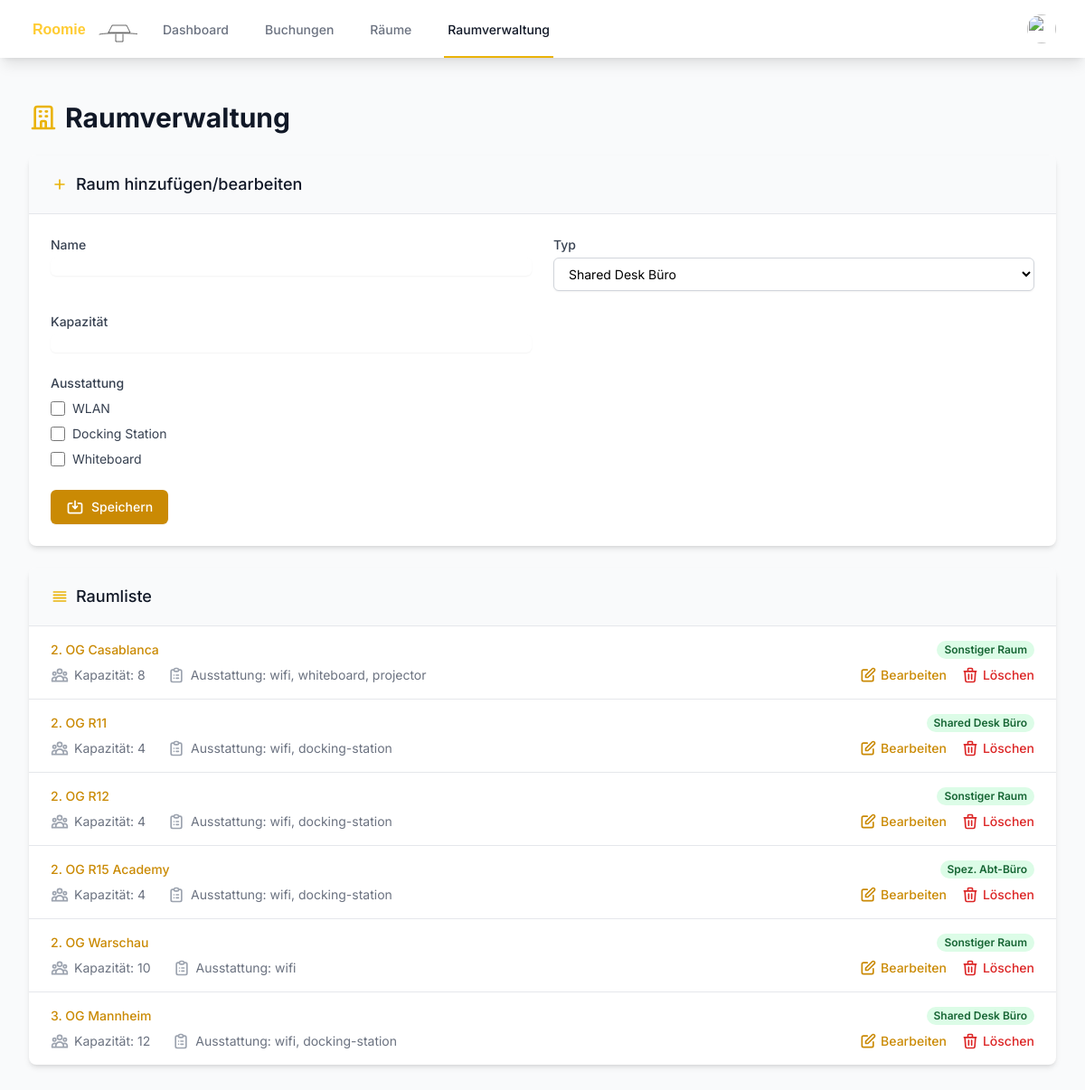
Before: /admin_rooms.php (signed in) with the older database file.
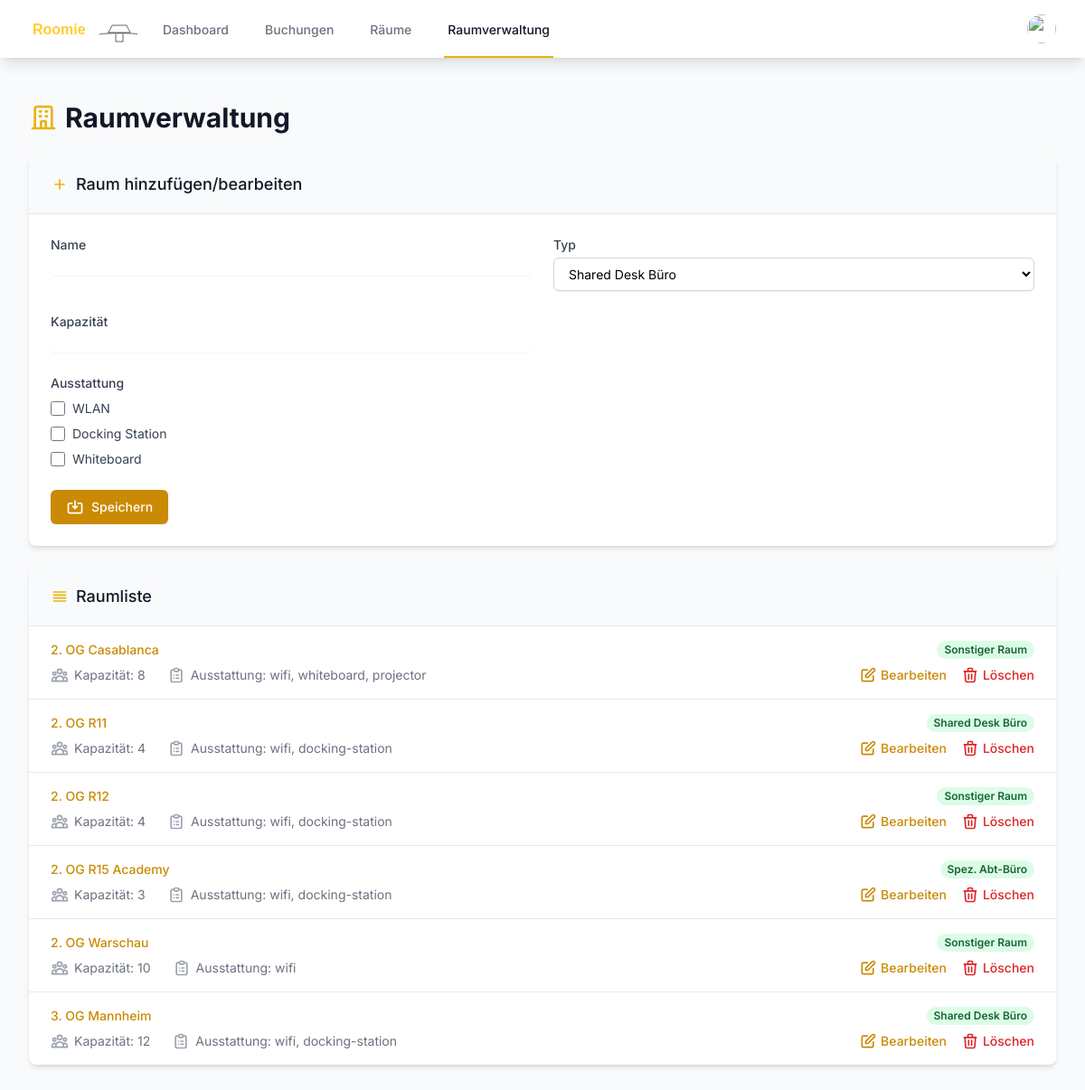
After: the same page with the newer database file.
### tables this page shows
CREATE TABLE rooms (
        id INTEGER PRIMARY KEY AUTOINCREMENT,
        name TEXT NOT NULL,
        type TEXT NOT NULL,
        capacity INTEGER DEFAULT 0,
        is_favorite INTEGER DEFAULT 0,
        equipment TEXT
    );

### admin_rooms.php (the view, shortened to what the changed rows need)
<?php
try {
    $db = getDatabaseConnection();
    $stmt = $db->query("SELECT * FROM rooms ORDER BY name");
    $rooms = $stmt->fetchAll(PDO::FETCH_ASSOC);
} catch (PDOException $e) {
    $errorMessage = "Datenbankfehler: " . $e->getMessage();
}
function getRoomTypeName($type)
{
    switch ($type) {
        case 'shared-desk':
            return 'Shared Desk Büro';
        case 'spez-abt-buro':
            return 'Spez. Abt-Büro';
        default:
            return 'Sonstiger Raum';
    }
}
?>
<!DOCTYPE html>
<html lang="de">
<head>
    <script src="https://cdn.tailwindcss.com"></script>
</head>
<body class="bg-gray-50">
    <div class="max-w-7xl mx-auto py-6 sm:px-6 lg:px-8">
        <div class="px-4 py-6 sm:px-0">
            <h1 class="text-3xl font-bold text-gray-900 mb-6 flex items-center">
                Raumverwaltung
            </h1>
            <div class="bg-white shadow-md rounded-lg overflow-hidden">
                <div class="border-t border-gray-200">
                    <ul class="divide-y divide-gray-200">
                        <?php foreach ($rooms as $room) : ?>
                            <li>
                                <div class="px-4 py-4 sm:px-6 hover:bg-gray-50 transition duration-150 ease-in-out">
                                    <div class="flex items-center justify-between">
                                        <p class="text-sm font-medium text-yellow-600 truncate">
                                            <?php echo htmlspecialchars($room['name']); ?>
                                        </p>
                                        <div class="ml-2 flex-shrink-0 flex">
                                            <p class="px-2 inline-flex text-xs leading-5 font-semibold rounded-full bg-green-100 text-green-800">
                                                <?php echo getRoomTypeName($room['type']); ?>
                                            </p>
                                        </div>
                                    </div>
                                    <div class="mt-2 sm:flex sm:justify-between">
                                        <div class="sm:flex">
                                            <p class="flex items-center text-sm text-gray-500">
                                                Kapazität: <?php echo htmlspecialchars($room['capacity']); ?>
                                            </p>
                                            <p class="mt-2 flex items-center text-sm text-gray-500 sm:mt-0 sm:ml-6">
                                                Ausstattung: <?php echo htmlspecialchars(implode(', ', json_decode($room['equipment'], true) ?? [])); ?>
                                            </p>
                                        </div>
                                        <div class="mt-2 flex items-center text-sm text-gray-500 sm:mt-0">
                                            <button onclick="editRoom(<?php echo htmlspecialchars(json_encode($room)); ?>)" class="font-medium text-yellow-600 hover:text-yellow-500 mr-4 flex items-center">
                                                <svg class="h-5 w-5 mr-1" xmlns="http://www.w3.org/2000/svg" fill="none" viewBox="0 0 24 24" stroke="currentColor">
                                                    <path stroke-linecap="round" stroke-linejoin="round" stroke-width="2" d="M11 5H6a2 2 0 00-2 2v11a2 2 0 002 2h11a2 2 0 002-2v-5m-1.414-9.414a2 2 0 112.828 2.828L11.828 15H9v-2.828l8.586-8.586z" />
                                                </svg>
                                                Bearbeiten
                                            </button>
                                            <a href="?delete=<?php echo $room['id']; ?>" onclick="return confirm('Sind Sie sicher, dass Sie diesen Raum löschen möchten?');" class="font-medium text-red-600 hover:text-red-500 flex items-center">
                                                Löschen
                                            </a>
                                        </div>
                                    </div>
                                </div>
                            </li>
                        <?php endforeach; ?>
                    </ul>
                </div>
            </div>
        </div>
    </div>
</body>
</html>

Changed rows visible on the page:
changed rooms "2. OG R15 Academy": capacity "4" → "3"
